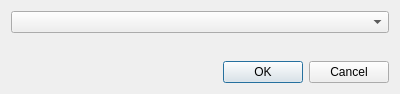
<?xml version="1.0" encoding="UTF-8"?>
<ui version="4.0">
 <class>remove_user_theme_set</class>
 <widget class="QDialog" name="remove_user_theme_set">
  <property name="geometry">
   <rect>
    <x>0</x>
    <y>0</y>
    <width>400</width>
    <height>94</height>
   </rect>
  </property>
  <property name="windowTitle">
   <string>Remove User Theme Set</string>
  </property>
  <layout class="QVBoxLayout" name="verticalLayout">
   <item>
    <widget class="QComboBox" name="comboBoxThemes"/>
   </item>
   <item>
    <spacer name="verticalSpacer">
     <property name="orientation">
      <enum>Qt::Vertical</enum>
     </property>
     <property name="sizeHint" stdset="0">
      <size>
       <width>20</width>
       <height>40</height>
      </size>
     </property>
    </spacer>
   </item>
   <item>
    <widget class="QDialogButtonBox" name="buttonBox">
     <property name="orientation">
      <enum>Qt::Horizontal</enum>
     </property>
     <property name="standardButtons">
      <set>QDialogButtonBox::Cancel|QDialogButtonBox::Ok</set>
     </property>
    </widget>
   </item>
  </layout>
 </widget>
 <resources/>
 <connections>
  <connection>
   <sender>buttonBox</sender>
   <signal>accepted()</signal>
   <receiver>remove_user_theme_set</receiver>
   <slot>accept()</slot>
   <hints>
    <hint type="sourcelabel">
     <x>257</x>
     <y>84</y>
    </hint>
    <hint type="destinationlabel">
     <x>157</x>
     <y>93</y>
    </hint>
   </hints>
  </connection>
  <connection>
   <sender>buttonBox</sender>
   <signal>rejected()</signal>
   <receiver>remove_user_theme_set</receiver>
   <slot>reject()</slot>
   <hints>
    <hint type="sourcelabel">
     <x>325</x>
     <y>84</y>
    </hint>
    <hint type="destinationlabel">
     <x>286</x>
     <y>93</y>
    </hint>
   </hints>
  </connection>
 </connections>
</ui>
